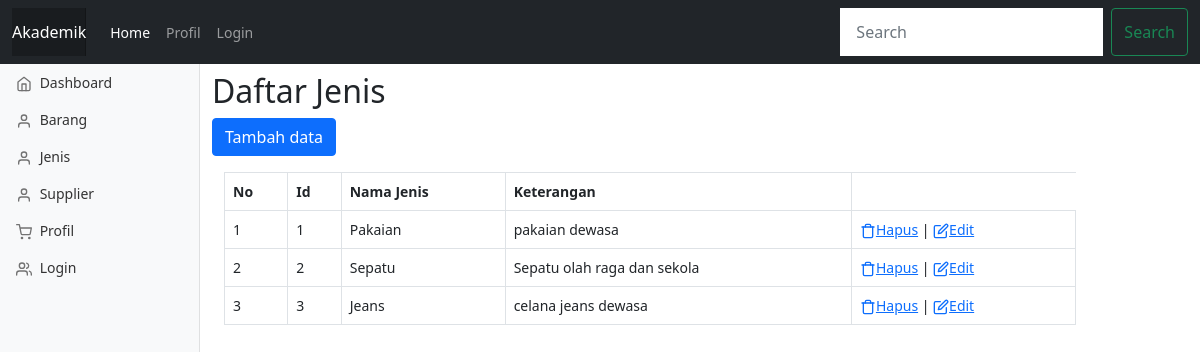
Screenshot of /gudang/public/jenis with the database file from the repository.
### tables this page shows
CREATE TABLE `jenis` (
  `id` int(11) NOT NULL,
  `nama_jenis` varchar(50) NOT NULL,
  `keterangan` varchar(50) NOT NULL
);

### gudang/app/main/Controller.php (called while the page is built, shortened)
<?php
class Controller {
    public function view ($view, $data=[])
    {
        require_once '../app/views/'.$view. '.php';
    }
    public function model ($model)
    {
        return new $model;
    }
}

### gudang/app/controllers/Jenis.php (called while the page is built, shortened)
<?php
class Jenis extends Controller {
    public function index()
    {
        $data['judul']='Daftar Jenis';
        $data['jenis']=$this->model('Jenis_model')->getAllJenis();
        $this->view('jenis/index',$data);
    }
}

### gudang/app/main/App.php (called while the page is built, shortened)
<?php
class App {
    protected $method='index';
    protected $params=[];
    public function __construct()
    {
        $this->controller= new $this->controller;
        call_user_func_array([$this->controller,$this->method],$this->params);
    }
}

### gudang/public/index.php (called while the page is built, shortened)
<?php
$app=new App;

### gudang/app/main/Database.php (called while the page is built, shortened)
<?php
class Database {
    private $host=DBHOST;
    private $user=DBUSER;
    private $pass=DBPASS;
    private $db_name=DBNAME;
    private $dbh;
    private $stmt;
    public function __construct()
    {
        $dsn='mysql:host=' .$this->host . ';dbname=' .$this->db_name;
        $option=[
            PDO::ATTR_PERSISTENT=>true,
            PDO::ATTR_ERRMODE=>PDO::ERRMODE_EXCEPTION
        ];
        try {
            $this->dbh= new PDO($dsn,$this->user,$this->pass,$option);
        } catch (PDOException $e) {
            die($e->getMessage());
        }
    }
    public function query($query)
    {
        $this->stmt=$this->dbh->prepare($query);
    }
    public function execute()
    {
        $this->stmt->execute();
    }
    public function resultSet()
    {
        $this->execute();
        return $this->stmt->fetchAll(PDO::FETCH_ASSOC);
    }
}

### gudang/app/models/Jenis_model.php (called while the page is built, shortened)
<?php
class Jenis_model {
    private $table='jenis';
    private $db;
    public function __construct()
    {
        $this->db= new Database;
    }
    public function getAllJenis()
    {
        $this->db->query('SELECT * FROM ' . $this->table);
        return $this->db->resultSet();
    }
}

### gudang/app/views/jenis/index.php (the view, shortened to what this page needs)
    <h2>Daftar Jenis</h2>
<button type="button" class="btn btn-primary tombolTambahJenis" data-bs-toggle="modal" data-bs-target="#formJenis">
Tambah data
</button>
<div class="container">
<div class="row mt-3">
<table class="table table-bordered">
    <thead>
        <tr>
            <th>No</th>
            <th>Id</th>
            <th>Nama Jenis</th>
            <th>Keterangan</th>
        </tr>
    </thead>
    <tbody>
    <?php
        $no=1;
        foreach ($data['jenis'] as $jenis) : ?>
            <tr>
                <td><?= $no; ?></td>
                <td><?= $jenis['id']; ?></td>
                <td><?= $jenis['nama_jenis']; ?></td>
                <td><?= $jenis['keterangan']; ?></td>
                <td>
                    <a href="<?= BASEURL;?>/jenis/hapus/<?= $jenis['id'] ?>" onclick="return confirm('Yakin akan menghapus data?')"><span data-feather='trash'></span>Hapus</a> |
                    <a href="<?= BASEURL;?>/jenis/ubah/<?= $jenis['id'] ?>" data-bs-toggle="modal" data-bs-target="#formJenis" class="modalUbahjenis" data-id="<?= $jenis['id']?>"><span data-feather='edit'></span>Edit</a>
                </td>
            </tr>
    <?php $no++; endforeach;?>
    </tbody>
</table>
</div>
</div>

### gudang/public/css/dashboard.css (style rules this page uses)
body { font-size: .875rem; }
.feather { width: 16px; height: 16px; vertical-align: text-bottom; }

### gudang/app/views/templates/header.php (style rules this page uses)
body { min-height: 75rem; padding-top: 4.5rem; }

### rows the page displays
jenis: id "1", nama_jenis "Pakaian", keterangan "pakaian dewasa"
jenis: id "2", nama_jenis "Sepatu", keterangan "Sepatu olah raga dan sekola"
jenis: id "3", nama_jenis "Jeans", keterangan "celana jeans dewasa"
